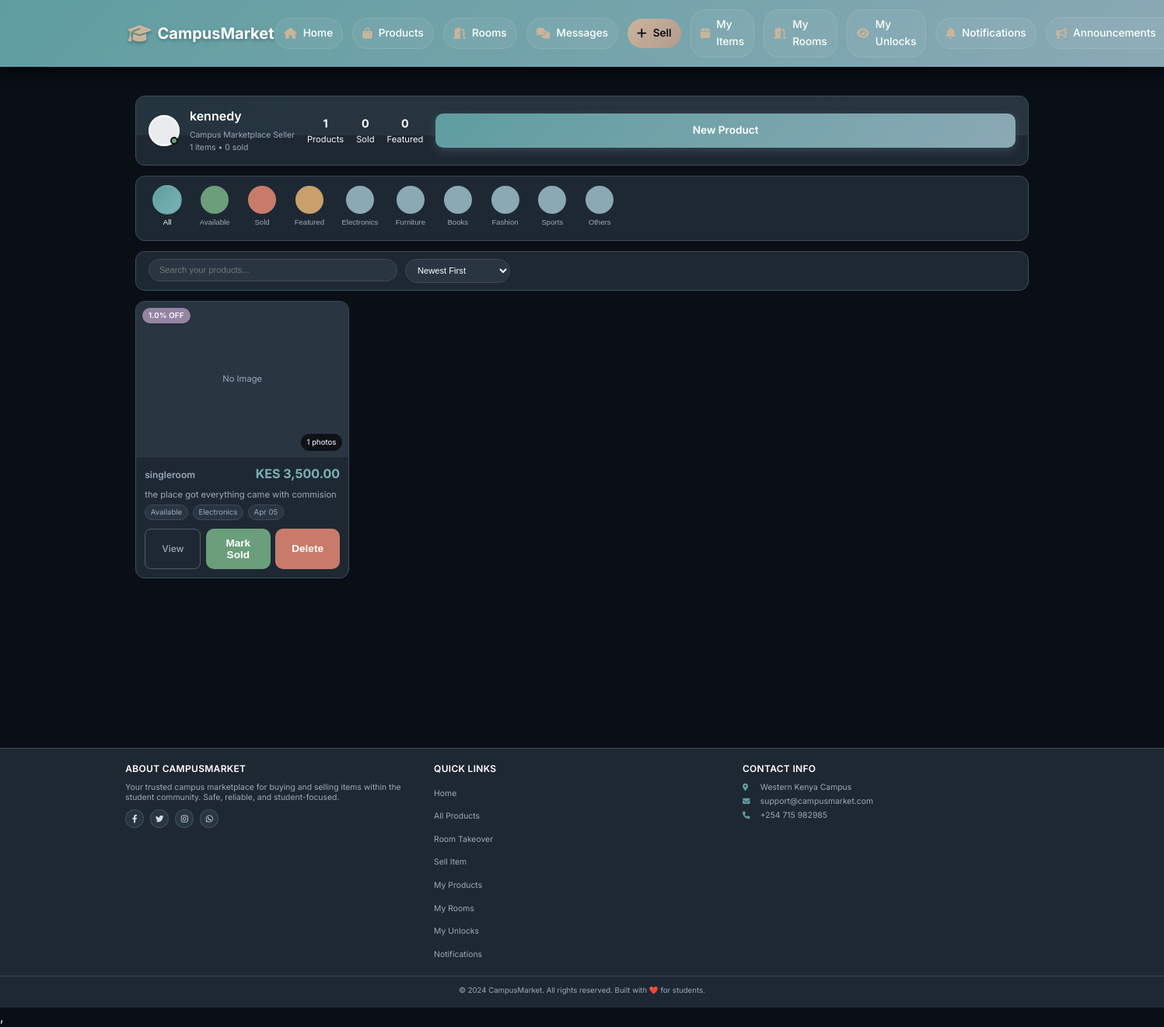
The page /my-products (signed in) on the database its author committed.
### app/models.py (models this page shows, shortened)
class User(UserMixin, db.Model):
    __tablename__ = 'users'
    id = db.Column(db.Integer, primary_key=True)
    username = db.Column(db.String(80), unique=True, nullable=False)
    email = db.Column(db.String(120), unique=True, nullable=False)
    password_hash = db.Column(db.String(256))
    phone = db.Column(db.String(20))
    created_at = db.Column(db.DateTime, default=datetime.utcnow)
    google_id = db.Column(db.String(100), unique=True, nullable=True)
    profile_picture = db.Column(db.String(500), nullable=True)
    products = db.relationship('Product',
        foreign_keys='Product.seller_id',
        back_populates='seller',
        lazy=True
    )
    payments = db.relationship('Payment',
        back_populates='payment_user',
        lazy=True
    )
    phone_number = db.Column(db.String(20))
    campus_location = db.Column(db.String(100))
    hostel_name = db.Column(db.String(100))
    hostel_room = db.Column(db.String(20))
    whatsapp_number = db.Column(db.String(20))
    show_contact_details = db.Column(db.Boolean, default=True)
    contact_preference = db.Column(db.String(20), default='whatsapp')
    is_admin = db.Column(db.Boolean, default=False)
    conversations_as_buyer = db.relationship('Chat',
        foreign_keys='Chat.buyer_id',
        back_populates='buyer',
        lazy=True,
        cascade='all, delete-orphan'
    )
    conversations_as_seller = db.relationship('Chat',
        foreign_keys='Chat.seller_id',
        back_populates='seller',
        lazy=True,
        cascade='all, delete-orphan'
    )
    sent_messages = db.relationship('Message',
        foreign_keys='Message.sender_id',
        back_populates='sender',
        lazy=True,
        cascade='all, delete-orphan'
    )
    sent_offers = db.relationship('Offer',
        foreign_keys='Offer.buyer_id',
        back_populates='offer_buyer',
        lazy=True
    )
    received_offers = db.relationship('Offer',
        foreign_keys='Offer.seller_id',
        back_populates='offer_seller',
        lazy=True
    )

class Category(db.Model):
    __tablename__ = 'categories'
    id = db.Column(db.Integer, primary_key=True)
    name = db.Column(db.String(100), nullable=False)
    description = db.Column(db.Text)
    products = db.relationship('Product', back_populates='category', lazy=True)

class Product(db.Model):
    __tablename__ = 'products'
    id = db.Column(db.Integer, primary_key=True)
    title = db.Column(db.String(100), nullable=False)
    description = db.Column(db.Text)
    price = db.Column(db.Float, nullable=False)
    condition = db.Column(db.String(20))
    contact_info = db.Column(db.Text)
    is_fast_moving = db.Column(db.Boolean, default=False)
    is_active = db.Column(db.Boolean, default=True)
    is_sold = db.Column(db.Boolean, default=False)
    Token = db.Column(db.Float, nullable=False)
    category_id = db.Column(db.Integer, db.ForeignKey('categories.id'), nullable=False)
    seller_id = db.Column(db.Integer, db.ForeignKey('users.id'), nullable=False)
    image_group_id = db.Column(db.Integer, db.ForeignKey('product_image_groups.id'), nullable=True)
    created_at = db.Column(db.DateTime, default=datetime.utcnow)
    updated_at = db.Column(db.DateTime, default=datetime.utcnow, onupdate=datetime.utcnow)
    hostel_name = db.Column(db.String(100), nullable=False, default='')
    location = db.Column(db.String(100), nullable=False, default='')
    leave_date = db.Column(db.DateTime, nullable=False, default=datetime.utcnow)
    room_type = db.Column(db.String(20), default='single')
    deposit = db.Column(db.Float, default=0)
    commission_percentage = db.Column(db.Float, default=0)
    is_commission_listing = db.Column(db.Boolean, default=False)
    status = db.Column(db.String(20), default='available')
    agreement_user_id = db.Column(db.Integer, db.ForeignKey('users.id'), nullable=True)
    agreement_expires_at = db.Column(db.DateTime, nullable=True)
    booked_at = db.Column(db.DateTime, nullable=True)
    total_unlocks = db.Column(db.Integer, default=0)
    last_interest_update = db.Column(db.DateTime, default=datetime.utcnow)
    payments = db.relationship('Payment', back_populates='product', lazy=True, cascade="all, delete-orphan")
    chats = db.relationship('Chat', back_populates='product', lazy=True, cascade='all, delete-orphan')
    offers = db.relationship('Offer', back_populates='product', lazy=True, cascade='all, delete-orphan')
    unlocks = db.relationship(
    'ProductUnlock',
    back_populates='product',
    cascade='all, delete-orphan'
)
    notifications = db.relationship(
    'Notification',
    back_populates='product',
    cascade='all, delete-orphan'
)
    agreement_user = db.relationship('User', foreign_keys=[agreement_user_id])
    category = db.relationship('Category', back_populates='products')
    seller = db.relationship('User', foreign_keys=[seller_id], back_populates='products')
    image_group = db.relationship('ProductImageGroup', back_populates='product')
    @property
    def image(self):
        if self.image_group and self.image_group.images:
            return self.image_group.images[0].filename
        return None
    @property
    def images(self):
        if self.image_group:
            return self.image_group.images
        return []

### app/products/routes.py (the view)
@products_bp.route('/my-products')
@cache.cached(timeout=60)
@login_required
def my_products_list():
    products = Product.query.filter_by(seller_id=current_user.id).order_by(Product.created_at.desc()).all()
    categories = Category.query.all()
    return render_template('products/my_products.html', products=products, categories=categories)

### app/templates/products/my_products.html (shortened to what this page needs)
{% extends "base.html" %}
{% block content %}
<div class="my-products-container">
    <div class="profile-header">
        <div class="header-background"></div>
        <div class="header-content">
            <div class="profile-main">
                <div class="profile-avatar">
                    <div class="avatar-circle"></div>
                    <div class="online-indicator"></div>
                </div>
                <div class="profile-details">
                    <h1 class="profile-name">{{ current_user.username }}</h1>
                    <div class="profile-bio">
                        <p>Campus Marketplace Seller</p>
                        <p>{{ products|length }} items • {{ products|selectattr('is_sold')|list|length }} sold</p>
                    </div>
                </div>
            </div>
            <div class="profile-stats">
                <div class="stat">
                    <span class="stat-number">{{ products|length }}</span>
                    <span class="stat-label">Products</span>
                </div>
                <div class="stat">
                    <span class="stat-number">{{ products|selectattr('is_sold')|list|length }}</span>
                    <span class="stat-label">Sold</span>
                </div>
                <div class="stat">
                    <span class="stat-number">{{ products|selectattr('is_fast_moving')|list|length }}</span>
                    <span class="stat-label">Featured</span>
                </div>
            </div>
            <a href="{{ url_for('products.create_product') }}" class="btn btn-primary add-product-btn">
                New Product
            </a>
        </div>
    </div>
    <div class="filter-tabs">
        <div class="filter-scroll">
            <button class="filter-btn active" data-filter="all">
                <div class="filter-circle all-circle"></div>
                <span>All</span>
            </button>
            <button class="filter-btn" data-filter="available">
                <div class="filter-circle available-circle"></div>
                <span>Available</span>
            </button>
            <button class="filter-btn" data-filter="sold">
                <div class="filter-circle sold-circle"></div>
                <span>Sold</span>
            </button>
            <button class="filter-btn" data-filter="featured">
                <div class="filter-circle featured-circle"></div>
                <span>Featured</span>
            </button>
            {% for category in categories %}
            <button class="filter-btn" data-filter="{{ category.name }}">
                <div class="filter-circle category-circle"></div>
                <span>{{ category.name }}</span>
            </button>
            {% endfor %}
        </div>
    </div>
    <div class="search-sort-bar">
        <div class="search-container">
            <input type="text" id="searchInput" placeholder="Search your products...">
        </div>
        <div class="sort-container">
            <select id="sortSelect" class="sort-select">
                <option value="newest">Newest First</option>
            </select>
        </div>
    </div>
    <div class="products-section">
        {% if products %}
            <div class="products-grid" id="productsGrid">
                {% for product in products %}
                    <div class="product-card"
                         data-status="{{ 'sold' if product.is_sold else 'available' }}"
                         data-category="{{ product.category.name if product.category else 'Other' }}"
                         data-featured="{{ 'true' if product.is_fast_moving else 'false' }}"
                         data-name="{{ product.title.lower() }}"
                         data-price="{{ product.price }}"
                         data-date="{{ product.created_at.timestamp() }}"
                         data-product-id="{{ product.id }}">
                        <div class="product-image-section" onclick="openImageGallery({{ product.id }}, [
                            {% if product.image %}
                                '{{ url_for('static', filename='uploads/product_images/' + product.image) }}'
                                {% if product.images %}
                                    {% for img in product.images %}
                                        , '{{ url_for('static', filename='uploads/product_images/' + img.filename) }}'
                                    {% endfor %}
                                {% endif %}
                            {% endif %}
                        ])">
                            <div class="product-image-placeholder {% if product.image %}hidden{% endif %}">
                                <span>No Image</span>
                            </div>
                            <div class="product-badges">
                                {% if product.Token and product.Token > 0 %}
                                <div class="badge discount">
                                    <span>{{ product.Token }}% OFF</span>
                                </div>
                                {% endif %}
                            </div>
                            {% if product.images %}
                            <div class="multiple-images-indicator">
                                <span>{{ product.images|length }} photos</span>
                            </div>
                            {% endif %}
                        </div>
                        <div class="product-content">
                            <div class="product-header">
                                <h3 class="product-title">{{ product.title }}</h3>
                                <div class="product-price">KES {{ "{:,.2f}".format(product.price) }}</div>
                            </div>
                            <p class="product-description">
                                {{ product.description[:120] }}{% if product.description|length > 120 %}...{% endif %}
                            </p>
                            <div class="product-meta">
                                <span class="meta-item">{{ product.condition|replace('_', ' ')|title }}</span>
                                <span class="meta-item">{{ product.category.name if product.category else 'General' }}</span>
                                <span class="meta-item">{{ product.created_at.strftime('%b %d') }}</span>
                            </div>
                            <div class="product-actions">
                                <a href="{{ url_for('products.view_product', product_id=product.id) }}" class="btn btn-view">View</a>
                                {% if not product.is_sold %}
                                <button class="btn btn-mark-sold" onclick="markAsSold({{ product.id }})">Mark Sold</button>
                                {% endif %}
                                <button class="btn btn-delete" onclick="deleteProduct({{ product.id }})">Delete</button>
                            </div>
                        </div>
                    </div>
                {% endfor %}
            </div>
        {% endif %}
    </div>
</div>
{% endblock %}

### rows shown on the page
User: username "kennedy"
Category: name "Electronics"
Category: name "Furniture"
Category: name "Books"
Category: name "Fashion"
Category: name "Sports"
Category: name "Others"
Product: Token "1.0", images|length "1", title "singleroom", price "3,500.00", description "the place got everything came with commision", condition "Available", category "Electronics", created_at "Apr 05"

### other values the page prints
{{ products|length }} "1"
{{ products|selectattr('is_sold')|list|length }} "0"
{{ products|selectattr('is_fast_moving')|list|length }} "0"
